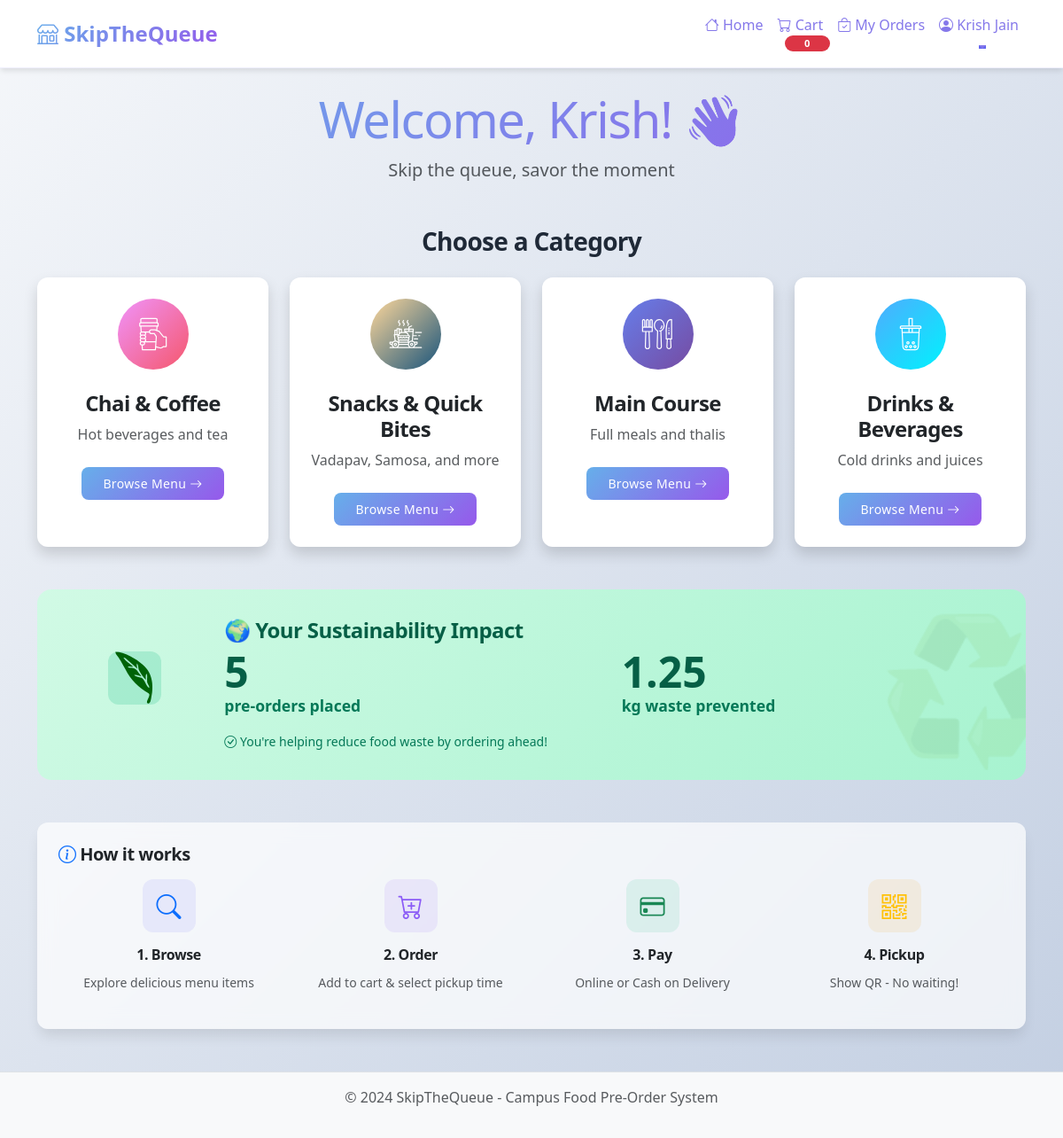
The page /student/home (signed in) on the database its author committed.
### models.py (models this page shows, shortened)
class User(UserMixin, db.Model):
    id = db.Column(db.Integer, primary_key=True)
    email = db.Column(db.String(120), unique=True, nullable=False)
    password_hash = db.Column(db.String(255), nullable=False)
    full_name = db.Column(db.String(100), nullable=False)
    phone = db.Column(db.String(15), nullable=False)
    role = db.Column(db.String(20), default='student')  # 'student' or 'vendor'
    slot_config = db.Column(db.Text)  # JSON for vendor slot management
    created_at = db.Column(db.DateTime, default=datetime.utcnow)
    orders = db.relationship('Order', backref='customer', lazy=True, foreign_keys='Order.student_id')
    vendor_orders = db.relationship('Order', backref='vendor_user', lazy=True, foreign_keys='Order.vendor_id')
    menu_items = db.relationship('MenuItem', backref='vendor', lazy=True)

class Category(db.Model):
    id = db.Column(db.Integer, primary_key=True)
    name = db.Column(db.String(50), nullable=False)
    description = db.Column(db.String(200))
    icon = db.Column(db.String(50), default='bi-shop')
    created_at = db.Column(db.DateTime, default=datetime.utcnow)
    menu_items = db.relationship('MenuItem', backref='category', lazy=True)

### app.py (the view)
@app.route('/student/home')
@login_required
@role_required('student')
def student_home():
    categories = Category.query.all()
    student_orders = Order.query.filter_by(student_id=current_user.id).count()
    waste_saved = student_orders * 0.25  # Estimate 250g per order
    return render_template('student/home.html',
                         categories=categories,
                         student_orders=student_orders,
                         waste_saved=waste_saved)

### app.py (called while the page is built)
@login_manager.user_loader
def load_user(user_id):
    return User.query.get(int(user_id))

def role_required(role):
    def decorator(f):
        @wraps(f)
        def decorated_function(*args, **kwargs):
            if not current_user.is_authenticated or current_user.role != role:
                flash('Access denied. You do not have permission to view this page.', 'danger')
                return redirect(url_for('login'))
            return f(*args, **kwargs)
        return decorated_function
    return decorator

### templates/student/home.html (shortened to what this page needs)
{% extends "base.html" %}
{% block content %}
<div class="animate-fadeIn">
    <div class="text-center mb-5">
        <h1 class="display-4">Welcome, {{ current_user.full_name.split()[0] }}! 👋</h1>
        <p class="lead text-muted">Skip the queue, savor the moment</p>
    </div>
    <h3 class="mb-4 text-center">Choose a Category</h3>
 <div class="row g-4">
    {% for category in categories %}
    <div class="col-md-6 col-lg-3">
        <a href="{{ url_for('category_menu', category_id=category.id) }}" class="text-decoration-none">
            <div class="card h-100 shadow hover-card animate-fadeInUp" style="animation-delay: {{ loop.index0 * 0.1 }}s">
                <div class="card-body text-center p-4">
                    <div class="category-icon mb-3"
                        {% if 'Chai' in category.name %}
                            style="background: linear-gradient(135deg, #f093fb 0%, #f5576c 100%);"
                        {% elif 'Snack' in category.name %}
                            style="background: linear-gradient(135deg, #ffd89b 0%, #19547b 100%);"
                        {% elif 'Main' in category.name %}
                            style="background: linear-gradient(135deg, #667eea 0%, #764ba2 100%);"
                        {% else %}
                            style="background: linear-gradient(135deg, #4facfe 0%, #00f2fe 100%);"
                        {% endif %}
                    >
                        {% set icon_size = "40px" %} {% if 'Chai' in category.name %}
                            <img src="{{ url_for('static', filename='icons/chai.svg') }}" alt="Chai Icon" width="{{ icon_size }}" height="{{ icon_size }}">
                        {% elif 'Snack' in category.name %}
                            <img src="{{ url_for('static', filename='icons/snack.svg') }}" alt="Snack Icon" width="{{ icon_size }}" height="{{ icon_size }}">
                        {% elif 'Main' in category.name %}
                            <img src="{{ url_for('static', filename='icons/main-course.svg') }}" alt="Main Course Icon" width="{{ icon_size }}" height="{{ icon_size }}">
                        {% else %}
                            <img src="{{ url_for('static', filename='icons/drink.svg') }}" alt="Drink Icon" width="{{ icon_size }}" height="{{ icon_size }}">
                        {% endif %}
                        </div>
                    <h4 class="card-title">{{ category.name }}</h4>
                    <p class="card-text text-muted">{{ category.description }}</p>
                    <button class="btn btn-primary btn-sm mt-2">
                        Browse Menu <i class="bi bi-arrow-right"></i>
                    </button>
                </div>
            </div>
        </a>
    </div>
    {% endfor %}
</div>
{% if student_orders > 0 %}
    <div class="row mt-5">
        <div class="col-12">
            <div class="sustainability-card">
                <div class="row align-items-center">
                    <div class="col-md-2 text-center">
                        <div class="sustainability-icon mx-auto">
                         <img src="{{ url_for('static', filename='icons/leaf.svg') }}" alt="leaf Icon" width="{{ icon_size }}" height="{{ icon_size }}">
                        </div>
                    </div>
                    <div class="col-md-10">
                        <h4 class="mb-2" style="color: #065f46;">🌍 Your Sustainability Impact</h4>
                        <div class="row">
                            <div class="col-md-6">
                                <div class="impact-number">{{ student_orders }}</div>
                                <div class="impact-label">pre-orders placed</div>
                            </div>
                            <div class="col-md-6">
                                <div class="impact-number">{{ waste_saved }}</div>
                                <div class="impact-label">kg waste prevented</div>
                            </div>
                        </div>
                        <p class="mt-3 mb-0 small" style="color: #047857;">
                            <i class="bi bi-check-circle"></i> You're helping reduce food waste by ordering ahead!
                        </p>
                    </div>
                </div>
            </div>
        </div>
    </div>
    {% endif %}
    <div class="row mt-5">
        <div class="col-12">
            <div class="card glass-card">
                <div class="card-body">
                    <h5><i class="bi bi-info-circle text-primary"></i> How it works</h5>
                    <div class="row mt-3">
                        <div class="col-md-3 text-center mb-3">
                            <div class="stats-icon mx-auto" style="background: rgba(99, 102, 241, 0.1);">
                                <i class="bi bi-search text-primary"></i>
                            </div>
                            <h6 class="mt-2">1. Browse</h6>
                            <small class="text-muted">Explore delicious menu items</small>
                        </div>
                        <div class="col-md-3 text-center mb-3">
                            <div class="stats-icon mx-auto" style="background: rgba(139, 92, 246, 0.1);">
                                <i class="bi bi-cart-plus" style="color: var(--secondary);"></i>
                            </div>
                            <h6 class="mt-2">2. Order</h6>
                            <small class="text-muted">Add to cart & select pickup time</small>
                        </div>
                        <div class="col-md-3 text-center mb-3">
                            <div class="stats-icon mx-auto" style="background: rgba(16, 185, 129, 0.1);">
                                <i class="bi bi-credit-card text-success"></i>
                            </div>
                            <h6 class="mt-2">3. Pay</h6>
                            <small class="text-muted">Online or Cash on Delivery</small>
                        </div>
                        <div class="col-md-3 text-center mb-3">
                            <div class="stats-icon mx-auto" style="background: rgba(245, 158, 11, 0.1);">
                                <i class="bi bi-qr-code text-warning"></i>
                            </div>
                            <h6 class="mt-2">4. Pickup</h6>
                            <small class="text-muted">Show QR - No waiting!</small>
                        </div>
                    </div>
                </div>
            </div>
        </div>
    </div>
</div>
{% endblock %}

### templates/base.html (shortened to what this page needs)
<!DOCTYPE html>
<html lang="en">
<head>
    <link href="https://cdn.jsdelivr.net/npm/bootstrap@5.3.0/dist/css/bootstrap.min.css" rel="stylesheet">
    <link rel="stylesheet" href="https://cdn.jsdelivr.net/npm/bootstrap-icons@1.11.0/font/bootstrap-icons.css">
    <link rel="stylesheet" href="{{ url_for('static', filename='css/style.css') }}">
</head>
<body>
    <nav class="navbar navbar-expand-lg navbar-dark bg-primary">
        <div class="container">
            <a class="navbar-brand" href="{{ url_for('index') }}">
                <i class="bi bi-shop"></i> SkipTheQueue
            </a>
            <div class="collapse navbar-collapse" id="navbarNav">
                <ul class="navbar-nav ms-auto">
                    {% if current_user.is_authenticated %}
                        {% if current_user.role == 'student' %}
                            <li class="nav-item">
                                <a class="nav-link" href="{{ url_for('student_home') }}">
                                    <i class="bi bi-house"></i> Home
                                </a>
                            </li>
                            <li class="nav-item">
                                <a class="nav-link" href="{{ url_for('view_cart') }}">
                                    <i class="bi bi-cart"></i> Cart
                                    <span class="badge bg-danger" id="cart-count">0</span>
                                </a>
                            </li>
                            <li class="nav-item">
                                <a class="nav-link" href="{{ url_for('my_orders') }}">
                                    <i class="bi bi-bag-check"></i> My Orders
                                </a>
                            </li>
                        {% endif %}
                        <li class="nav-item dropdown">
                            <a class="nav-link dropdown-toggle" href="#" role="button" data-bs-toggle="dropdown">
                                <i class="bi bi-person-circle"></i> {{ current_user.full_name }}
                            </a>
                        </li>
                    {% endif %}
                </ul>
            </div>
        </div>
    </nav>
    <div class="container mt-4">
        {% block content %}{% endblock %}
    </div>
    <footer class="bg-light text-center text-muted py-3 mt-5">
        <div class="container">
            <p>&copy; 2024 SkipTheQueue - Campus Food Pre-Order System</p>
        </div>
    </footer>
</body>
</html>

### rows shown on the page
User: full_name "Krish Jain", full_name "Krish"
Category: name "Chai & Coffee", description "Hot beverages and tea"
Category: name "Snacks & Quick Bites", description "Vadapav, Samosa, and more"
Category: name "Main Course", description "Full meals and thalis"
Category: name "Drinks & Beverages", description "Cold drinks and juices"

### other values the page prints
{{ student_orders }} "5"
{{ waste_saved }} "1.25"
